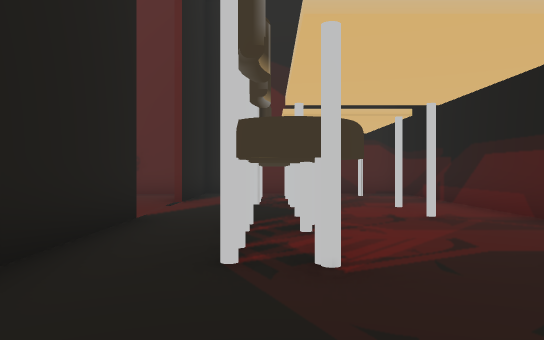
View 1 (above)

12 first-person views from a walk through a scene from a Unity 3-D project. The camera is 1.4 m above the floor, looks level and sees 70° across. The floor is counted in squares, 2 m on a side. Each view is taken from the middle of a square. On the plan, view 1 faces up. The plan holds only what a view shows up to about 11 squares ahead; the rest is blank. The place goes on beyond the plan. Some animated figures are left out. Some surface patterns are stand-ins.

View 2
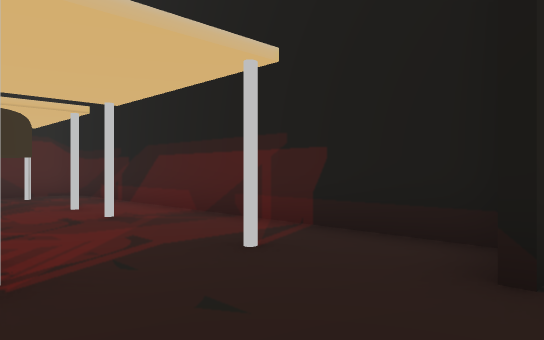

View 3
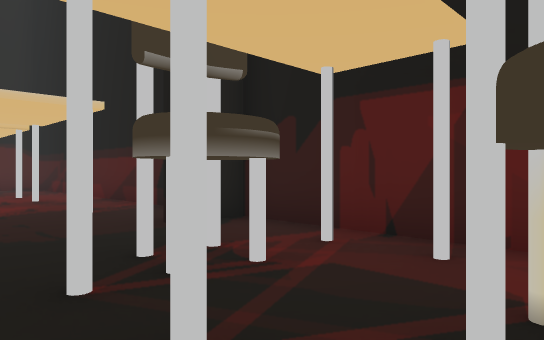

View 4
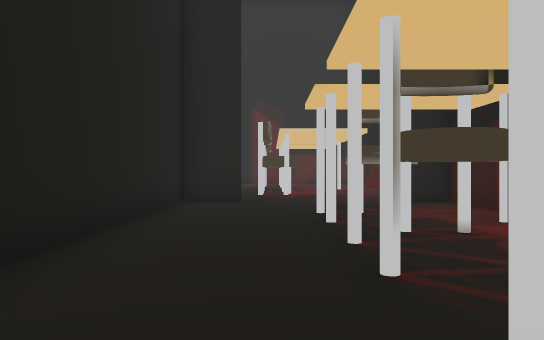

View 5
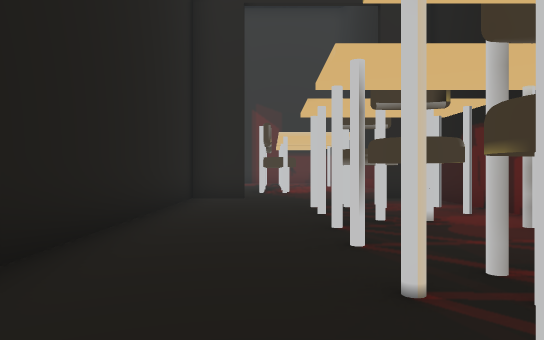

View 6
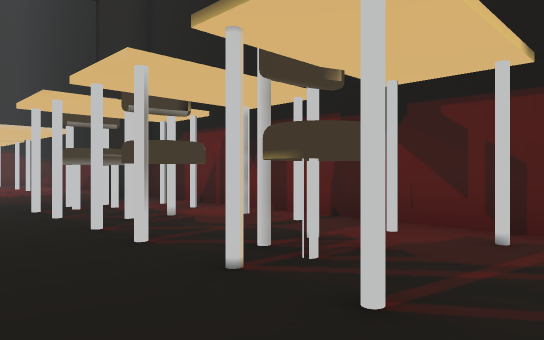

View 7
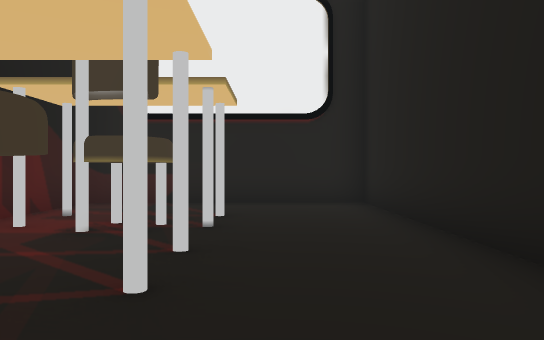

View 8
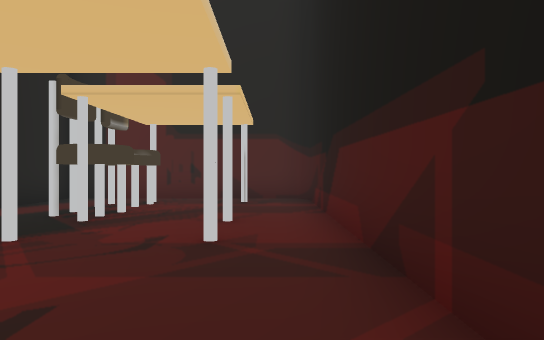

View 9
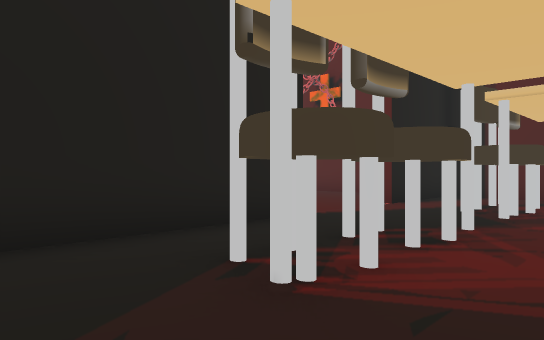

View 10
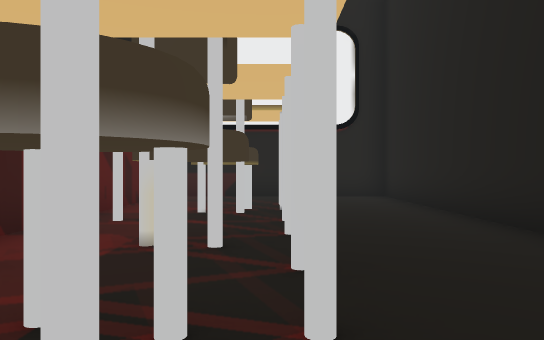

View 11
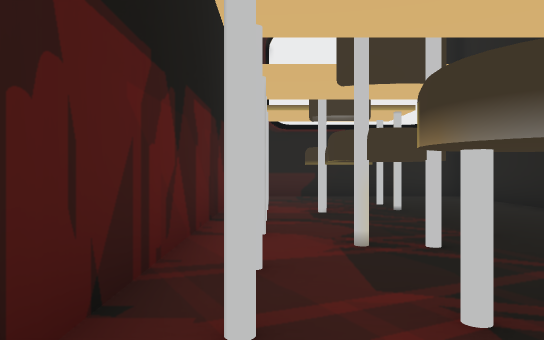

View 12
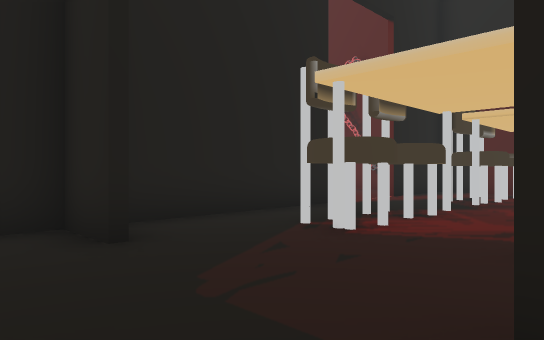

### Floor plan
Ten units are one square. View 1 is at (0, 0); x grows to the right and y downward. Boxes are objects, and circles mark ways between rooms. Rooms are numbered by the first view taken in them; rooms with no view inside come last. Other rooms are left out.
<svg viewBox="-25 -120 69 228">
<path fill="none" stroke="#000" d="M5 -26 -4 -28M7 -29 4 -25 -5 -30M4 -28 -4 -29M8 -31 4 -25M7 -32 4 -25M-6 -5 -20 -5M1 -44 -4 -45M39 -10 39 -110M12 14 15 10M13 17 15 10M-20 -46 -20 86M39 20 39 -5 26 -5M12 38 16 34M12 39 15 34M13 40 15 34M4 -94 -3 -93M13 63 22 64 23 68M16 65 22 64M12 71 14 62M13 71 13 62 22 64M39 71 39 39M36 -115 -20 -115 -20 -85M17 73 13 71M39 98 39 71M-20 86 -20 103 35 103M15 34 22 36M15 35 22 34M15 35 22 35M39 39 39 20"/>
<circle cx="-5" cy="75" r="3" fill="#2a7"/>
<circle cx="10" cy="30" r="3" fill="#2a7"/>
<text x="10" y="-20">1</text>
<text x="10" y="90">2</text>
<text x="20" y="30">3</text>
</svg>
Room 1 opens to room 2. Room 1 opens to room 3.

Where each view was taken, in squares from view 1:
view 1: 0 up, 0 right, facing up
view 2: 0 up, 0 right, facing up-right
view 3: 4 down, 0 right, facing up-right
view 4: 8 down, 0 right, facing up
view 5: 9 down, 0 right, facing up
view 6: 9 down, 1 left, facing up-right
view 7: 2 down, 0 right, facing down
view 8: 2 up, 3 right, facing up
view 9: 1 up, 2 right, facing up-left
view 10: 0 up, 1 right, facing down
view 11: 0 up, 3 right, facing down
view 12: 1 down, 3 right, facing up-left
